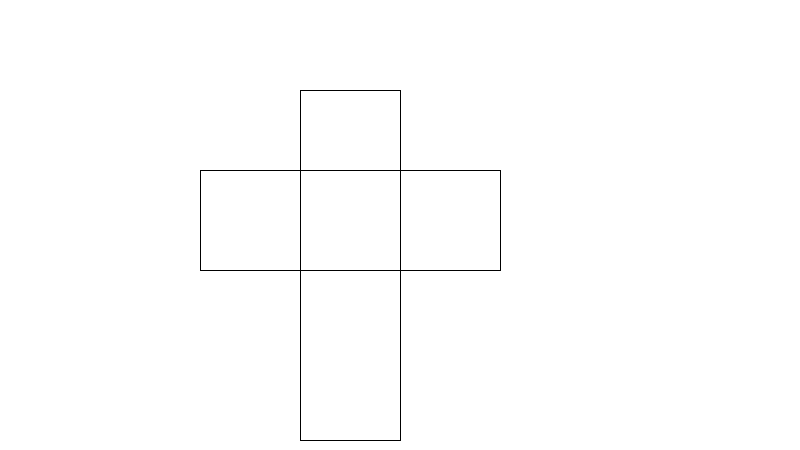
Frame 1 (no input)
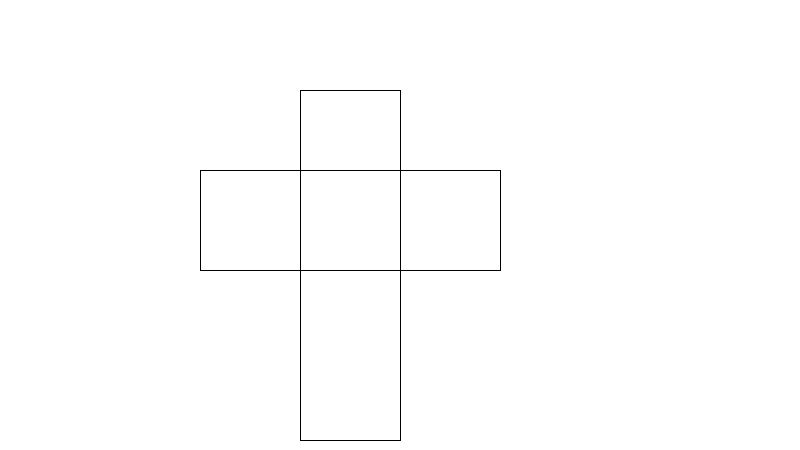
Frame 60 (the mouse pressed at the canvas centre just before this capture)
Frame 120 (the mouse held since frame 60 and released just before this capture): identical to frame 60, image omitted

The Processing sketch that drew these frames (run headless with seeded random() and noise(); from frame 60 on, the mouse is pressed at the canvas centre):

// Processing sketch: processing_56953
// ── processing_56953.pde

int h1;
int w1;
int x1;
int y1;
 
int h;
int w;
int x;
int y;
 
void setup (){
  size (800, 450);
  background (255);
h1 = 350;
w1 = 100;
x1 = 300;
y1 = 90;
 
h = 300;
w = 100;
x = 200;
y = 170;
}
void draw (){
  stroke (0);
   
  line (x1+w1,y1,x1+w1,y1 +h1);  
  line (x1,y1+h1,x1+w1,y1+h1);
  line (x1, y1+h1,x1,y1);
  line (x1,y1, x1+w1, y1);
 
  line (x, y, x + h, y);
  line (x, y, x, y + w);
  line (x, y + w, x + h, y + w);
  line (x + h, y + w, x + h, y);
   
   
 
  
}
